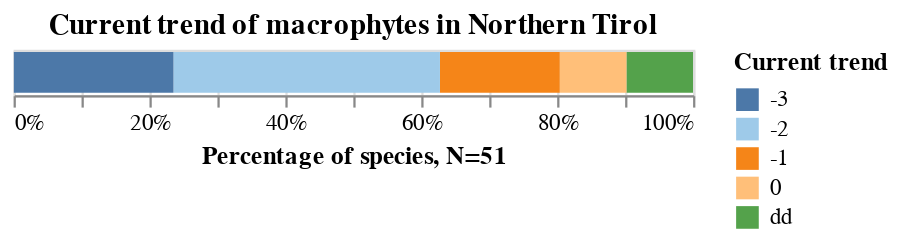

Notebook code for this chart:
### Code cell
category = "Nordtirol_B"
title = 'Current trend of macrophytes in Northern Tirol'

plot_bar(red_list_tir_mp_df, category, sort_order, title, x_title, legend_title)

### Figure 1 — Vega-Lite specification as saved in the notebook (floating-point values rounded to 4 significant figures)
{"config": {"view": {"continuousWidth": 300, "continuousHeight": 300}}, "data": {"name": "data-98c791370a3205e12c8c86db21dc1620"}, "mark": {"type": "bar", "tooltip": true}, "encoding": {"color": {"field": "Nordtirol_B", "legend": {"title": "Current trend"}, "scale": {"scheme": "tableau20"}, "sort": ["-3", "-2", "-1", "0", "1", "dd"], "type": "ordinal"}, "order": {"field": "color_Nordtirol_B_sort_index", "type": "ordinal"}, "x": {"field": "len", "stack": "normalize", "title": "Percentage of species, N=51", "type": "quantitative"}}, "params": [{"name": "param_8", "select": {"type": "interval", "encodings": ["x", "y"]}, "bind": "scales"}], "title": "Current trend of macrophytes in Northern Tirol", "$schema": "https://vega.github.io/schema/vega-lite/v5.20.1.json", "datasets": {"data-98c791370a3205e12c8c86db21dc1620": [{"Nordtirol_B": "-1", "len": 9}, {"Nordtirol_B": "-2", "len": 20}, {"Nordtirol_B": "-3", "len": 12}, {"Nordtirol_B": "dd", "len": 5}, {"Nordtirol_B": "0", "len": 5}]}}
